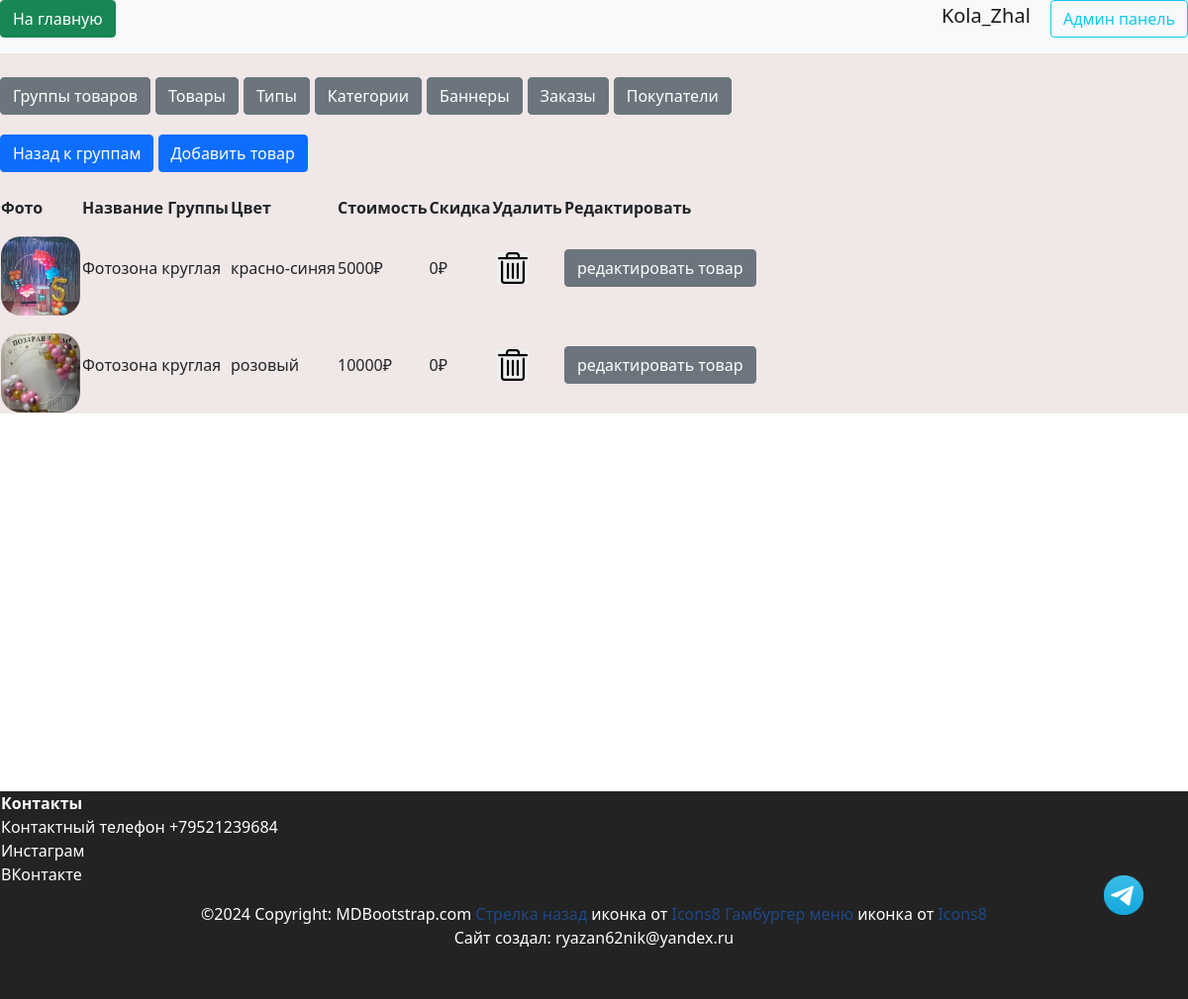
Screenshot of /admin/products-productgroup/1 (signed in) with the database file from the repository.
### data/users.py (models this page shows, shortened)
class User(SqlAlchemyBase, UserMixin, SerializerMixin):
    __tablename__ = 'users'
    id = sqlalchemy.Column(sqlalchemy.Integer,
                           primary_key=True, autoincrement=True)
    name = sqlalchemy.Column(sqlalchemy.String, nullable=True)
    tel = sqlalchemy.Column(sqlalchemy.String, nullable=True)
    email = sqlalchemy.Column(sqlalchemy.String,
                              index=True, unique=True, nullable=True)
    hashed_password = sqlalchemy.Column(sqlalchemy.String, nullable=True)
    created_date = sqlalchemy.Column(sqlalchemy.DateTime,
                                     default=datetime.datetime.now)
    basket = sqlalchemy.Column(sqlalchemy.String, default='{}')
    admin = sqlalchemy.Column(sqlalchemy.Boolean, default=False)
    tg_id = sqlalchemy.Column(sqlalchemy.String, nullable=True)
    confirmed = sqlalchemy.Column(sqlalchemy.Boolean, default=False)
    address = sqlalchemy.Column(sqlalchemy.String, nullable=True)
    orders = orm.relationship("Order", back_populates='user')

### data/products.py (models this page shows, shortened)
class Products(SqlAlchemyBase, SerializerMixin):
    __tablename__ = 'products'
    id = sqlalchemy.Column(sqlalchemy.Integer,
                           primary_key=True, autoincrement=True)
    color = sqlalchemy.Column(sqlalchemy.String, nullable=True)
    sale = sqlalchemy.Column(sqlalchemy.Integer, nullable=True)
    cost = sqlalchemy.Column(sqlalchemy.Integer)
    remains = sqlalchemy.Column(sqlalchemy.Integer, nullable=True)
    img = sqlalchemy.Column(sqlalchemy.String, default='0_0_0_none.jpg')
    product_group_id = sqlalchemy.Column(sqlalchemy.Integer, sqlalchemy.ForeignKey("product_group.id"))
    product_group = orm.relationship('ProductGroup')
    category = orm.relationship("Category",
                                secondary="products_to_category",
                                backref="products")

### data/products_group.py (models this page shows, shortened)
class ProductGroup(SqlAlchemyBase, SerializerMixin):
    __tablename__ = 'product_group'
    id = sqlalchemy.Column(sqlalchemy.Integer,
                           primary_key=True, autoincrement=True)
    title = sqlalchemy.Column(sqlalchemy.String, nullable=True)
    description = sqlalchemy.Column(sqlalchemy.String, nullable=True)
    type = sqlalchemy.Column(sqlalchemy.Integer, sqlalchemy.ForeignKey("types.id"))
    type_relation = orm.relationship('Types')
    products = orm.relationship("Products", back_populates='product_group')
    comments = orm.relationship("Comments", back_populates='product_group')

### server.py (the view)
@app.route("/admin/products-productgroup/<int:group_id>")
@login_required
def products_in_group(group_id):
    db_sess = db_session.create_session()
    productgroup = (
        db_sess.query(ProductGroup).filter(ProductGroup.id == group_id).first()
    )
    if not productgroup:
        abort(404)
    for product in productgroup.products:
        product.img = product.img.split(", ")
    return render_template(
        "pages/admin_product_in_products_group.html",
        title=f"Продукты {productgroup.title}",
        productgroup=productgroup,
    )

### data/db_session.py (called while the page is built)
def create_session() -> Session:
    global __factory
    return __factory()

### server.py (called while the page is built)
@login_manager.user_loader
def load_user(user_id):
    db_sess = db_session.create_session()
    return db_sess.query(User).filter(User.id == user_id).first()

### templates/pages/admin_product_in_products_group.html (shortened to what this page needs)
{% extends "pages/base_admin.html" %}
{% block admincontent %}
<div>
    <nav>
        <a href="/admin/productsgroups" class="btn btn-primary">Назад к группам</a>
        {% if current_user.is_authenticated %}
        <a href="/admin/add-product/{{productgroup.id}}" class="btn btn-primary">Добавить товар</a>
        {% endif %}
    </nav>
</div>
<br>
<div style="overflow: auto;">
    <table>
        <tr>
            <th>Фото</th>
            <th>Название Группы</th>
            <th>Цвет</th>
            <th>Стоимость</th>
            <th>Скидка</th>
            <th>Удалить</th>
            <th>Редактировать</th>
        </tr>
        {% for product in productgroup.products %}
        <tr>
            <td id="imgTd">
                {% if product.img%}
                <img src="/static/img/products/{{product.img[0]}}" class="admin-img-delete"
                    alt="404 картинка не нашлась(">
                {%else%}
                <img class="admin-img-delete" src="/static/img/products/none.jpg" alt="404 картинка не нашлась(" />
                {%endif%}
            </td>
            <td>{{ product.product_group.title }}</td>
            <td>{{ product.color }}</td>
            <td>{{ product.cost }}₽</td>
            <td>{{ product.sale }}₽</td>
            <td>
                <button type="submit" onclick="show_me({{product.id}}, 'products', {{productgroup.id}});"
                    class="delete-button">
                </button>
            </td>
            <td>
                <a href="/admin/edit-product/{{product.id}}/{{productgroup.id}}" class="btn btn-secondary">редактировать
                    товар</a>
            </td>
        </tr>
        {% endfor %}
    </table>
</div>
{% endblock %}

### templates/includes/header.html
<header class="header--fixed">
    <nav class="navbar navbar-light bg-light">
        <p align="right">
            <a href="/index" class="btn btn-success"> На главную </a>
        </p>
        {% if current_user.is_authenticated %}
        <p align="right">
            <a class="logout navbar-brand" href="/logout">{{ current_user.name }}</a>
            {% if current_user.admin%}
            <a class="btn btn-outline-info mr-2" href="/admin/products">Админ панель</a>
            {% endif %}
            {% else %}
        <p align="right">
            <a class="btn btn-primary" onclick="saveHref('/register')" href="/register">Зарегистрироваться</a>
            <a class="btn btn-success" onclick="saveHref('/login')" href="/login">Войти</a>
        </p>
        {% endif %}
    </nav>
</header>

### static/css/header.css (style rules this page uses)
:root { --main-color: #0179FA; --second-color: white; }

### static/css/footer.css (style rules this page uses)
:root { --main-color: #111111; --second-color: white; }

### static/css/mystyle.css (style rules this page uses)
html { --firstly-color: white; --secondary-color: rgba(91, 82, 212, 0.837); --thirdly-color: rgb(99, 96, 105); --fourly-color: rgb(144, 182, 242); --black: rgb(35, 35, 35); --dark-blue: #12191d; --white: #ffffff; --green: #33ff00; --caribbean: #00e197; --light-green: #8eef8c; --turquoise: #12eeff; --pink: #f053d5; --red: #fe785a; --gray-900: #0c1114; --gray-700: #242a2c; --gray-650: #495257; --gray-600: #424b4f; --gray-500: #495257; --gray-300: #8d979e; --gray-200: #acb4b9; --gray-150: #aeb6bb; --gray-100: #eef1f3; --gray-50: #f6f8f9; --framing: black; --text-color: white; }
body { min-height: 100vh; position: relative; margin: 0; padding: 0; text-align: center; }
.admin-img-delete { width: 10vh; height: 10vh; border-radius: 20px; object-fit: cover; margin-top: 2vh; }
.delete-button { width: 4vh; height: 4vh; border: none; background-image: url("../img/system/admin_del_item.png"); background-size: cover; margin: 5px 5px; }

### static/css/index.css (style rules this page uses)
.navbar { padding-top: 0; padding-bottom: 0; }

### static/css/product_style.css (style rules this page uses)
:root { --product-text-color: rgb(255, 122, 0); --product-description-color: rgb(195, 213, 243); --product-title-color: rgb(255, 215, 0); --product-background: rgb(19, 68, 124); }
a { color: rgb(29, 72, 136); text-decoration: none; }

### rows the page displays
User: name "Kola_Zhal"
Products: img (picture), product_group "Фотозона круглая", color "красно-синяя", cost "5000", sale "0"
Products: shows a picture, product_group "Фотозона круглая", color "розовый", cost "10000", sale "0"
